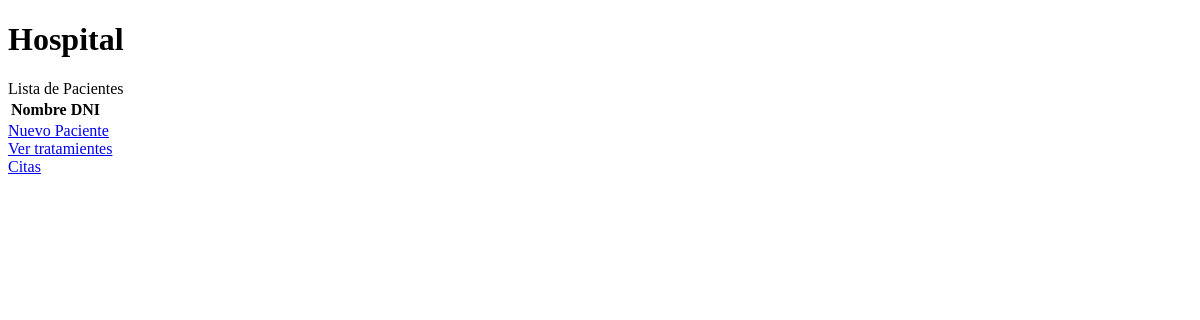
Before: /Parte_1/index.php with the older database file.
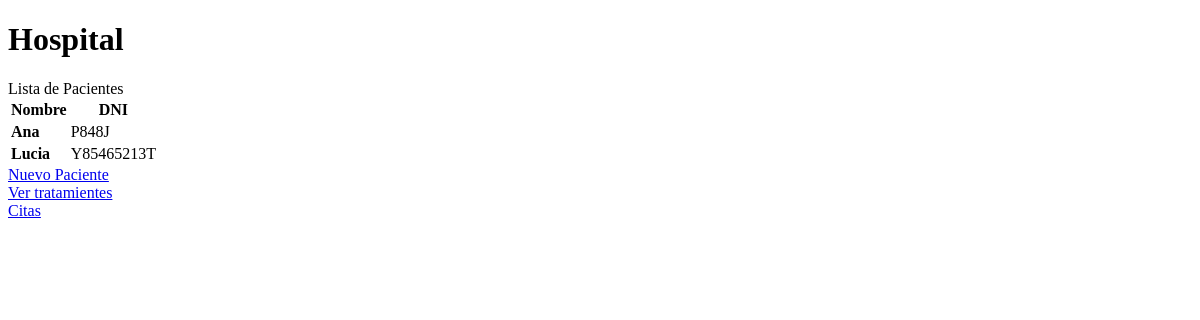
After: the same page with the newer database file.
### tables this page shows
CREATE TABLE `pacientes` (
  `id_paciente` int(11) NOT NULL,
  `nombre` varchar(100) NOT NULL,
  `DNI` varchar(100) NOT NULL
);

### Parte_1/controllers/PacienteController.php (called while the page is built, shortened)
<?php
require_once __DIR__ . '/../models/pacientes.php';
class PacienteController
{
    public function index()
    {
        $p = new Paciente();
        $pacientes = $p->obtenerTodos();
        require 'views/pacientes_todos.php';
    }
}

### Parte_1/index.php (called while the page is built, shortened)
<?php
$a = $_GET['a'] ?? 'index';
$controller = new $controllerName();
$controller->$a();

### Parte_1/config/conexion.php (called while the page is built, shortened)
<?php
class Conexion {
    private $host = "localhost";
    private $db = "hospital";
    private $user = "root";
    private $pass = "";
    public function __construct() {
        try {
            $this->conexion = new PDO(
                "mysql:host=$this->host;dbname=$this->db;charset=utf8",
                $this->user,
                $this->pass
            );
        } catch (PDOException $e) {
            die("Error de conexión: " . $e->getMessage());
        }
    }
}

### Parte_1/models/pacientes.php (called while the page is built, shortened)
<?php
require_once __DIR__ . "/../config/conexion.php";
class Paciente extends Conexion
{
    public function obtenerTodos()
    {
        $sql = "SELECT * FROM pacientes";
        $stmt = $this->conexion->prepare($sql);
        $stmt->execute();
        return $stmt->fetchAll(PDO::FETCH_ASSOC);
    }
}

### Parte_1/views/pacientes_todos.php (the view)
<?php require 'views/header.php'; ?>
<main>
    <div>Lista de Pacientes</div>
    <table>
        <thead>
            <tr>
                <th>Nombre</th>
                <th>DNI</th>
            </tr>
        </thead>
        <tbody>
            <?php foreach ($pacientes as $p): ?>
                <tr>
                    <td><strong><?= htmlspecialchars($p['nombre']) ?></strong></td>
                    <td><?= htmlspecialchars($p['DNI']) ?></td>
                </tr>
            <?php endforeach; ?>
        </tbody>
    </table>
<div>
    <a href='?c=Paciente&a=crear'>Nuevo Paciente</a>
</div>
<div>
    <a href='?c=Tratamiento'>Ver tratamientes</a>
</div>
    <a href='?c=Citas'>Citas</a>
</main>

### Parte_1/views/header.php (shortened to what this page needs)
<!DOCTYPE html>
<html lang="en">
<head>
</head>
<body>
    <header>
        <h1>Hospital</h1>
    </header>

Changed rows visible on the page:
added pacientes: nombre "Ana", DNI "P848J"
added pacientes: nombre "Lucia", DNI "Y85465213T"
